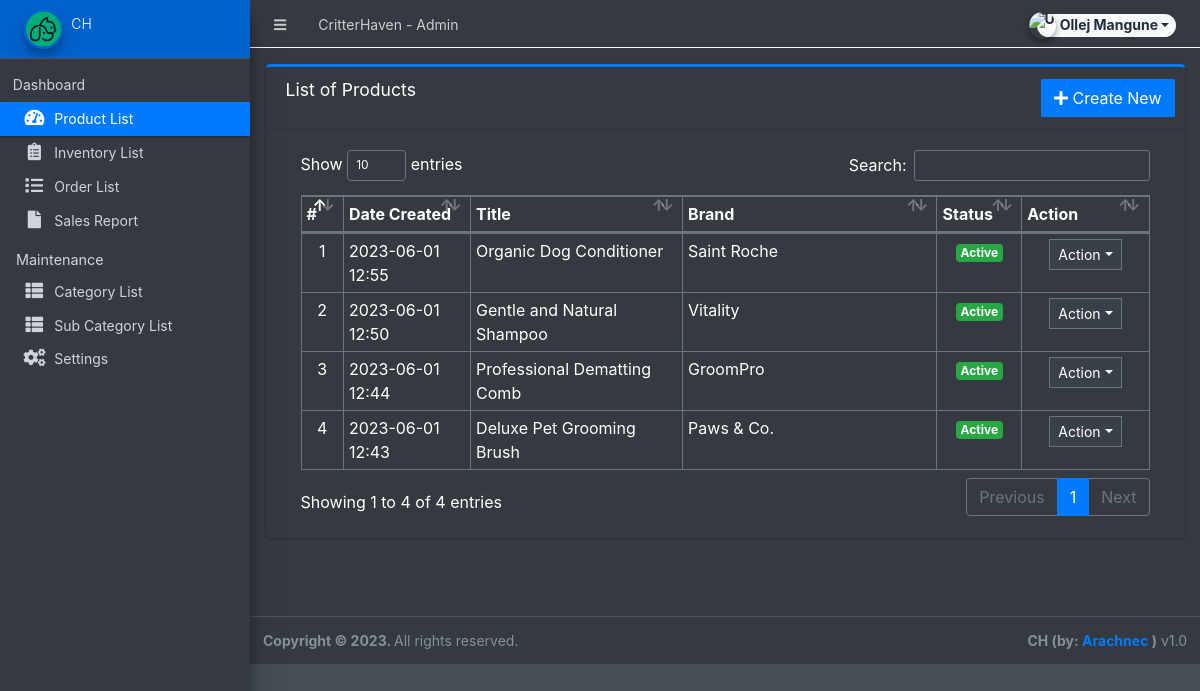
Before: /admin/?page=product (signed in) with the older database file.
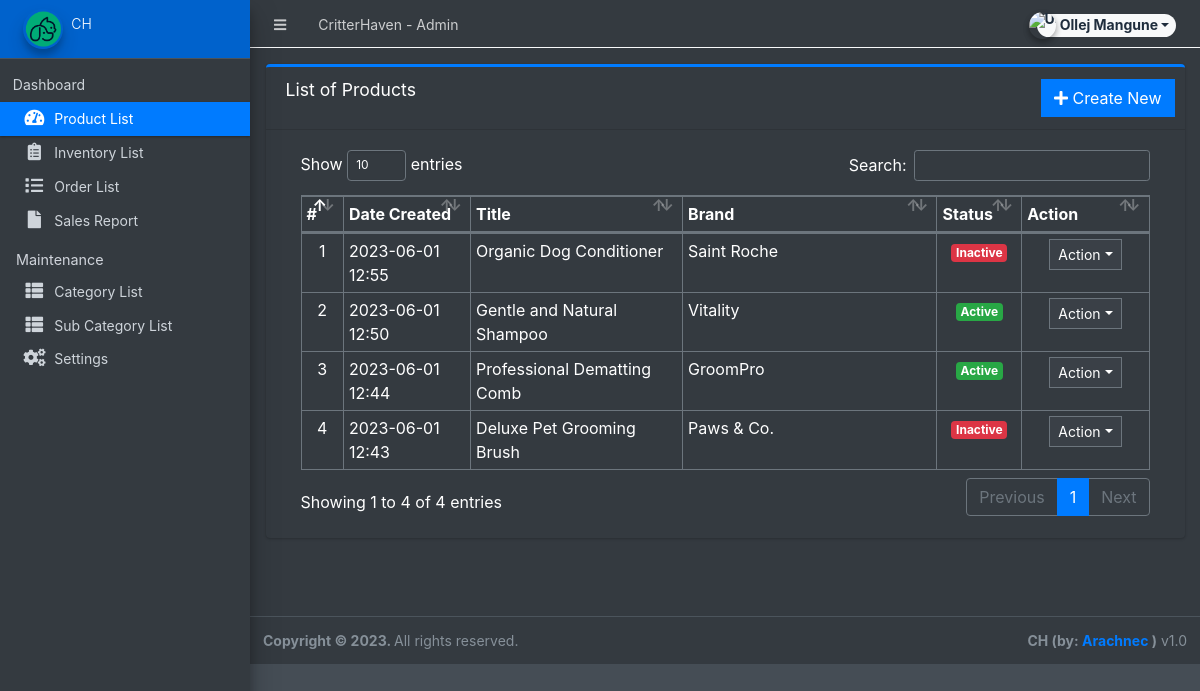
After: the same page with the newer database file.
### tables this page shows
CREATE TABLE `products` (
  `id` int(30) NOT NULL,
  `category_id` int(30) NOT NULL,
  `sub_category_id` int(30) NOT NULL,
  `title` varchar(250) NOT NULL,
  `brand` text NOT NULL,
  `description` text NOT NULL,
  `status` tinyint(1) NOT NULL DEFAULT 1,
  `date_created` datetime NOT NULL DEFAULT current_timestamp()
);

### admin/product/index.php (the view, shortened to what this page needs)
<div class="card card-outline card-primary">
	<div class="card-header">
		<h3 class="card-title">List of Products</h3>
		<div class="card-tools">
			<a href="?page=product/manage_product" class="btn btn-flat btn-primary"><span class="fas fa-plus"></span>  Create New</a>
		</div>
	</div>
	<div class="card-body">
		<div class="container-fluid">
        <div class="container-fluid">
			<table class="table table-bordered table-stripped">
				<colgroup>
					<col width="5%">
					<col width="15%">
					<col width="25%">
					<col width="30%">
					<col width="10%">
					<col width="15%">
				</colgroup>
				<thead>
					<tr>
						<th>#</th>
						<th>Date Created</th>
						<th>Title</th>
						<th>Brand</th>
						<th>Status</th>
						<th>Action</th>
					</tr>
				</thead>
				<tbody>
					<?php
					$i = 1;
						$qry = $conn->query("SELECT * from `products` order by unix_timestamp(date_created) desc ");
						while($row = $qry->fetch_assoc()):
							foreach($row as $k=> $v){
								$row[$k] = trim(stripslashes($v));
							}
                            $row['description'] = strip_tags(stripslashes(html_entity_decode($row['description'])));
					?>
						<tr>
							<td class="text-center"><?php echo $i++; ?></td>
							<td><?php echo date("Y-m-d H:i",strtotime($row['date_created'])) ?></td>
							<td><?php echo $row['title'] ?></td>
							<td ><p class="m-0"><?php echo $row['brand'] ?></p></td>
							<td class="text-center">
                                <?php if($row['status'] == 1): ?>
                                    <span class="badge badge-success">Active</span>
                                <?php else: ?>
                                    <span class="badge badge-danger">Inactive</span>
                                <?php endif; ?>
                            </td>
							<td align="center">
								 <button type="button" class="btn btn-flat btn-default btn-sm dropdown-toggle dropdown-icon" data-toggle="dropdown">
				                  		Action
				                  </button>
							</td>
						</tr>
					<?php endwhile; ?>
				</tbody>
			</table>
		</div>
		</div>
	</div>
</div>

Changed rows visible on the page:
changed products "Organic Dog Conditioner": status "Active" → "Inactive"
changed products "Deluxe Pet Grooming Brush": status "Active" → "Inactive"
